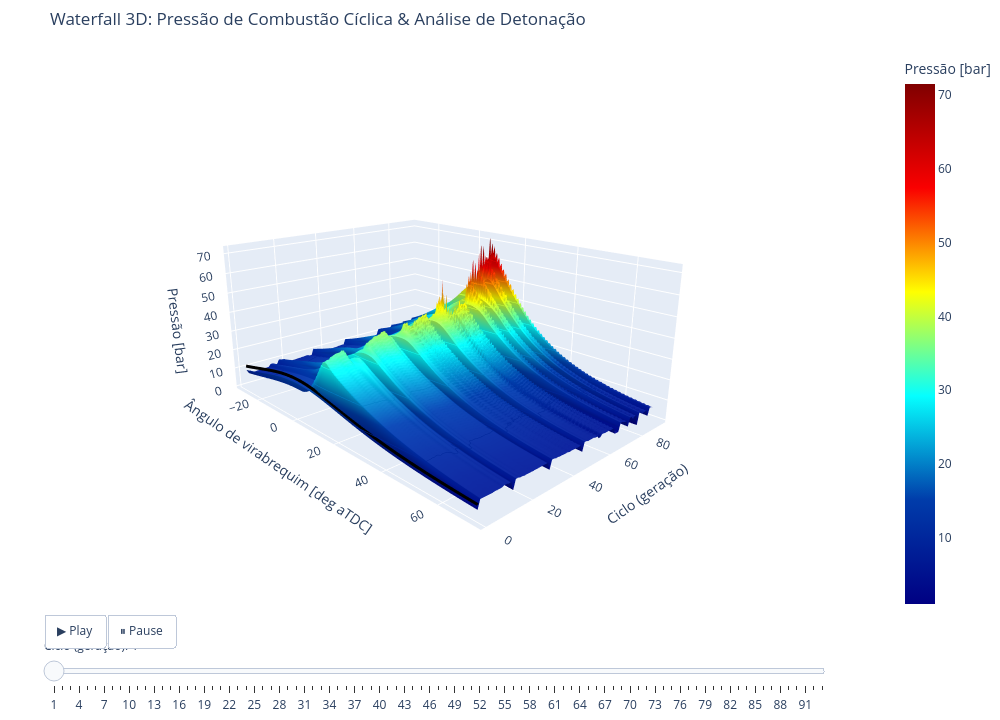

The cell this chart's notebook holds for it:
### Markdown cell above
## 1) Waterfall 3D interativo (superfície)

Gire arrastando com o mouse, dê zoom com a roda e passe o cursor para ler os valores. Os picos altos (vermelho) correspondem ao início de detonação (*knock onset*).

Agora também há um **slider** (e botão ▶ Play) que destaca, com uma **linha preta sobre a superfície**, a geração de teste selecionada — para navegar ciclo a ciclo dentro do próprio 3D.

### Code cell
# Superfície (traço 0) — fica fixa
surface = go.Surface(
    x=crank,            # eixo X = ângulo
    y=cycles,           # eixo Y = ciclo
    z=P.T,              # Z[ciclo, ângulo] -> shape (n_ciclos, n_angulos)
    colorscale='Jet',
    colorbar=dict(title='Pressão [bar]'),
    contours={"z": {"show": True, "usecolormap": True, "width": 1, "project": {"z": False}}},
    hovertemplate='Ângulo %{x:.1f}°<br>Ciclo %{y}<br>Pressão %{z:.1f} bar<extra></extra>',
)

zlift = 0.03 * np.nanmax(P)   # pequena elevação para a linha "flutuar" sobre a superfície

def highlight_line(j):
    """Linha 3D destacando o ciclo j (índice 0-based)."""
    return go.Scatter3d(
        x=crank,
        y=np.full(crank.shape, cycles[j]),
        z=P[:, j] + zlift,
        mode='lines',
        line=dict(color='black', width=6),
        name='Ciclo selecionado',
        hovertemplate=f'Ciclo {cycles[j]}<br>Ângulo %{{x:.1f}}°<br>Pressão %{{z:.1f}} bar<extra></extra>',
    )

fig3d = go.Figure(data=[surface, highlight_line(0)])

# Um frame por ciclo: atualiza só a linha destacada (traço 1)
fig3d.frames = [
    go.Frame(name=str(c), traces=[1], data=[highlight_line(j)])
    for j, c in enumerate(cycles)
]

steps = [dict(method='animate', label=str(c),
              args=[[str(c)], dict(mode='immediate',
                                   frame=dict(duration=0, redraw=True),
                                   transition=dict(duration=0))])
         for c in cycles]

fig3d.update_layout(
    title='Waterfall 3D: Pressão de Combustão Cíclica & Análise de Detonação',
    scene=dict(
        xaxis_title='Ângulo de virabrequim [deg aTDC]',
        yaxis_title='Ciclo (geração)',
        zaxis_title='Pressão [bar]',
        camera=dict(eye=dict(x=1.8, y=-1.7, z=0.8)),
        aspectratio=dict(x=1.4, y=1.0, z=0.6),
    ),
    width=1000, height=720, margin=dict(l=0, r=0, t=50, b=0),
    sliders=[dict(active=0, currentvalue=dict(prefix='Ciclo (geração): '),
                  pad=dict(t=20, b=10), len=0.9, x=0.05, steps=steps)],
    updatemenus=[dict(type='buttons', direction='left', showactive=False,
                      x=0.05, y=0, xanchor='left', yanchor='top',
                      buttons=[
                          dict(label='▶ Play', method='animate',
                               args=[None, dict(frame=dict(duration=150, redraw=True),
                                                fromcurrent=True, transition=dict(duration=0))]),
                          dict(label='⏸ Pause', method='animate',
                               args=[[None], dict(mode='immediate',
                                                  frame=dict(duration=0, redraw=True))]),
                      ])],
)
# Gire/zoom com o mouse; use o slider ou ▶ Play para destacar cada geração.
fig3d.show()

### Figure 1 — Plotly figure (JSON) as saved in the notebook; plotly's stock layout.template omitted (floating-point values rounded to 4 significant figures; data arrays with more than 128 entries replaced by an {"elided": "..."} marker saying what was removed)
{"data": [{"colorbar": {"title": {"text": "Pressão [bar]"}}, "colorscale": [[0.0, "rgb(0,0,131)"], [0.2, "rgb(0,60,170)"], [0.4, "rgb(5,255,255)"], [0.6, "rgb(255,255,0)"], [0.8, "rgb(250,0,0)"], [1.0, "rgb(128,0,0)"]], "contours": {"z": {"project": {"z": false}, "show": true, "usecolormap": true, "width": 1}}, "hovertemplate": "Ângulo %{x:.1f}°<br>Ciclo %{y}<br>Pressão %{z:.1f} bar<extra></extra>", "type": "surface", "x": {"elided": "501 float values"}, "y": [1, 2, 3, 4, 5, 6, 7, 8, 9, 10, 11, 12, 13, 14, 15, 16, 17, 18, 19, 20, 21, 22, 23, 24, 25, 26, 27, 28, 29, 30, 31, 32, 33, 34, 35, 36, 37, 38, 39, 40, 41, 42, 43, 44, 45, 46, 47, 48, 49, 50, 51, 52, 53, 54, 55, 56, 57, 58, 59, 60, 61, 62, 63, 64, 65, 66, 67, 68, 69, 70, 71, 72, 73, 74, 75, 76, 77, 78, 79, 80, 81, 82, 83, 84, 85, 86, 87, 88, 89, 90, 91, 92, 93], "z": {"elided": "93x501 float values"}}, {"hovertemplate": "Ciclo 1<br>Ângulo %{x:.1f}°<br>Pressão %{z:.1f} bar<extra></extra>", "line": {"color": "black", "width": 6}, "mode": "lines", "name": "Ciclo selecionado", "type": "scatter3d", "x": {"elided": "501 float values"}, "y": {"elided": "501 int values"}, "z": {"elided": "501 float values"}}], "layout": {"height": 720, "margin": {"b": 0, "l": 0, "r": 0, "t": 50}, "scene": {"aspectratio": {"x": 1.4, "y": 1.0, "z": 0.6}, "camera": {"eye": {"x": 1.8, "y": -1.7, "z": 0.8}}, "xaxis": {"title": {"text": "Ângulo de virabrequim [deg aTDC]"}}, "yaxis": {"title": {"text": "Ciclo (geração)"}}, "zaxis": {"title": {"text": "Pressão [bar]"}}}, "sliders": [{"active": 0, "currentvalue": {"prefix": "Ciclo (geração): "}, "len": 0.9, "pad": {"b": 10, "t": 20}, "steps": [{"args": [["1"], {"frame": {"duration": 0, "redraw": true}, "mode": "immediate", "transition": {"duration": 0}}], "label": "1", "method": "animate"}, {"args": [["2"], {"frame": {"duration": 0, "redraw": true}, "mode": "immediate", "transition": {"duration": 0}}], "label": "2", "method": "animate"}, {"args": [["3"], {"frame": {"duration": 0, "redraw": true}, "mode": "immediate", "transition": {"duration": 0}}], "label": "3", "method": "animate"}, {"args": [["4"], {"frame": {"duration": 0, "redraw": true}, "mode": "immediate", "transition": {"duration": 0}}], "label": "4", "method": "animate"}, {"args": [["5"], {"frame": {"duration": 0, "redraw": true}, "mode": "immediate", "transition": {"duration": 0}}], "label": "5", "method": "animate"}, {"args": [["6"], {"frame": {"duration": 0, "redraw": true}, "mode": "immediate", "transition": {"duration": 0}}], "label": "6", "method": "animate"}, {"args": [["7"], {"frame": {"duration": 0, "redraw": true}, "mode": "immediate", "transition": {"duration": 0}}], "label": "7", "method": "animate"}, {"args": [["8"], {"frame": {"duration": 0, "redraw": true}, "mode": "immediate", "transition": {"duration": 0}}], "label": "8", "method": "animate"}, {"args": [["9"], {"frame": {"duration": 0, "redraw": true}, "mode": "immediate", "transition": {"duration": 0}}], "label": "9", "method": "animate"}, {"args": [["10"], {"frame": {"duration": 0, "redraw": true}, "mode": "immediate", "transition": {"duration": 0}}], "label": "10", "method": "animate"}, {"args": [["11"], {"frame": {"duration": 0, "redraw": true}, "mode": "immediate", "transition": {"duration": 0}}], "label": "11", "method": "animate"}, {"args": [["12"], {"frame": {"duration": 0, "redraw": true}, "mode": "immediate", "transition": {"duration": 0}}], "label": "12", "method": "animate"}, {"args": [["13"], {"frame": {"duration": 0, "redraw": true}, "mode": "immediate", "transition": {"duration": 0}}], "label": "13", "method": "animate"}, {"args": [["14"], {"frame": {"duration": 0, "redraw": true}, "mode": "immediate", "transition": {"duration": 0}}], "label": "14", "method": "animate"}, {"args": [["15"], {"frame": {"duration": 0, "redraw": true}, "mode": "immediate", "transition": {"duration": 0}}], "label": "15", "method": "animate"}, {"args": [["16"], {"frame": {"duration": 0, "redraw": true}, "mode": "immediate", "transition": {"duration": 0}}], "label": "16", "method": "animate"}, {"args": [["17"], {"frame": {"duration": 0, "redraw": true}, "mode": "immediate", "transition": {"duration": 0}}], "label": "17", "method": "animate"}, {"args": [["18"], {"frame": {"duration": 0, "redraw": true}, "mode": "immediate", "transition": {"duration": 0}}], "label": "18", "method": "animate"}, {"args": [["19"], {"frame": {"duration": 0, "redraw": true}, "mode": "immediate", "transition": {"duration": 0}}], "label": "19", "method": "animate"}, {"args": [["20"], {"frame": {"duration": 0, "redraw": true}, "mode": "immediate", "transition": {"duration": 0}}], "label": "20", "method": "animate"}, {"args": [["21"], {"frame": {"duration": 0, "redraw": true}, "mode": "immediate", "transition": {"duration": 0}}], "label": "21", "method": "animate"}, {"args": [["22"], {"frame": {"duration": 0, "redraw": true}, "mode": "immediate", "transition": {"duration": 0}}], "label": "22", "method": "animate"}, {"args": [["23"], {"frame": {"duration": 0, "redraw": true}, "mode": "immediate", "transition": {"duration": 0}}], "label": "23", "method": "animate"}, {"args": [["24"], {"frame": {"duration": 0, "redraw": true}, "mode": "immediate", "transition": {"duration": 0}}], "label": "24", "method": "animate"}, {"args": [["25"], {"frame": {"duration": 0, "redraw": true}, "mode": "immediate", "transition": {"duration": 0}}], "label": "25", "method": "animate"}, {"args": [["26"], {"frame": {"duration": 0, "redraw": true}, "mode": "immediate", "transition": {"duration": 0}}], "label": "26", "method": "animate"}, {"args": [["27"], {"frame": {"duration": 0, "redraw": true}, "mode": "immediate", "transition": {"duration": 0}}], "label": "27", "method": "animate"}, {"args": [["28"], {"frame": {"duration": 0, "redraw": true}, "mode": "immediate", "transition": {"duration": 0}}], "label": "28", "method": "animate"}, {"args": [["29"], {"frame": {"duration": 0, "redraw": true}, "mode": "immediate", "transition": {"duration": 0}}], "label": "29", "method": "animate"}, {"args": [["30"], {"frame": {"duration": 0, "redraw": true}, "mode": "immediate", "transition": {"duration": 0}}], "label": "30", "method": "animate"}, {"args": [["31"], {"frame": {"duration": 0, "redraw": true}, "mode": "immediate", "transition": {"duration": 0}}], "label": "31", "method": "animate"}, {"args": [["32"], {"frame": {"duration": 0, "redraw": true}, "mode": "immediate", "transition": {"duration": 0}}], "label": "32", "method": "animate"}, {"args": [["33"], {"frame": {"duration": 0, "redraw": true}, "mode": "immediate", "transition": {"duration": 0}}], "label": "33", "method": "animate"}, {"args": [["34"], {"frame": {"duration": 0, "redraw": true}, "mode": "immediate", "transition": {"duration": 0}}], "label": "34", "method": "animate"}, {"args": [["35"], {"frame": {"duration": 0, "redraw": true}, "mode": "immediate", "transition": {"duration": 0}}], "label": "35", "method": "animate"}, {"args": [["36"], {"frame": {"duration": 0, "redraw": true}, "mode": "immediate", "transition": {"duration": 0}}], "label": "36", "method": "animate"}, {"args": [["37"], {"frame": {"duration": 0, "redraw": true}, "mode": "immediate", "transition": {"duration": 0}}], "label": "37", "method": "animate"}, {"args": [["38"], {"frame": {"duration": 0, "redraw": true}, "mode": "immediate", "transition": {"duration": 0}}], "label": "38", "method": "animate"}, {"args": [["39"], {"frame": {"duration": 0, "redraw": true}, "mode": "immediate", "transition": {"duration": 0}}], "label": "39", "method": "animate"}, {"args": [["40"], {"frame": {"duration": 0, "redraw": true}, "mode": "immediate", "transition": {"duration": 0}}], "label": "40", "method": "animate"}, {"args": [["41"], {"frame": {"duration": 0, "redraw": true}, "mode": "immediate", "transition": {"duration": 0}}], "label": "41", "method": "animate"}, {"args": [["42"], {"frame": {"duration": 0, "redraw": true}, "mode": "immediate", "transition": {"duration": 0}}], "label": "42", "method": "animate"}, {"args": [["43"], {"frame": {"duration": 0, "redraw": true}, "mode": "immediate", "transition": {"duration": 0}}], "label": "43", "method": "animate"}, {"args": [["44"], {"frame": {"duration": 0, "redraw": true}, "mode": "immediate", "transition": {"duration": 0}}], "label": "44", "method": "animate"}, {"args": [["45"], {"frame": {"duration": 0, "redraw": true}, "mode": "immediate", "transition": {"duration": 0}}], "label": "45", "method": "animate"}, {"args": [["46"], {"frame": {"duration": 0, "redraw": true}, "mode": "immediate", "transition": {"duration": 0}}], "label": "46", "method": "animate"}, {"args": [["47"], {"frame": {"duration": 0, "redraw": true}, "mode": "immediate", "transition": {"duration": 0}}], "label": "47", "method": "animate"}, {"args": [["48"], {"frame": {"duration": 0, "redraw": true}, "mode": "immediate", "transition": {"duration": 0}}], "label": "48", "method": "animate"}, {"args": [["49"], {"frame": {"duration": 0, "redraw": true}, "mode": "immediate", "transition": {"duration": 0}}], "label": "49", "method": "animate"}, {"args": [["50"], {"frame": {"duration": 0, "redraw": true}, "mode": "immediate", "transition": {"duration": 0}}], "label": "50", "method": "animate"}, {"args": [["51"], {"frame": {"duration": 0, "redraw": true}, "mode": "immediate", "transition": {"duration": 0}}], "label": "51", "method": "animate"}, {"args": [["52"], {"frame": {"duration": 0, "redraw": true}, "mode": "immediate", "transition": {"duration": 0}}], "label": "52", "method": "animate"}, {"args": [["53"], {"frame": {"duration": 0, "redraw": true}, "mode": "immediate", "transition": {"duration": 0}}], "label": "53", "method": "animate"}, {"args": [["54"], {"frame": {"duration": 0, "redraw": true}, "mode": "immediate", "transition": {"duration": 0}}], "label": "54", "method": "animate"}, {"args": [["55"], {"frame": {"duration": 0, "redraw": true}, "mode": "immediate", "transition": {"duration": 0}}], "label": "55", "method": "animate"}, {"args": [["56"], {"frame": {"duration": 0, "redraw": true}, "mode": "immediate", "transition": {"duration": 0}}], "label": "56", "method": "animate"}, {"args": [["57"], {"frame": {"duration": 0, "redraw": true}, "mode": "immediate", "transition": {"duration": 0}}], "label": "57", "method": "animate"}, {"args": [["58"], {"frame": {"duration": 0, "redraw": true}, "mode": "immediate", "transition": {"duration": 0}}], "label": "58", "method": "animate"}, {"args": [["59"], {"frame": {"duration": 0, "redraw": true}, "mode": "immediate", "transition": {"duration": 0}}], "label": "59", "method": "animate"}, {"args": [["60"], {"frame": {"duration": 0, "redraw": true}, "mode": "immediate", "transition": {"duration": 0}}], "label": "60", "method": "animate"}, {"args": [["61"], {"frame": {"duration": 0, "redraw": true}, "mode": "immediate", "transition": {"duration": 0}}], "label": "61", "method": "animate"}, {"args": [["62"], {"frame": {"duration": 0, "redraw": true}, "mode": "immediate", "transition": {"duration": 0}}], "label": "62", "method": "animate"}, {"args": [["63"], {"frame": {"duration": 0, "redraw": true}, "mode": "immediate", "transition": {"duration": 0}}], "label": "63", "method": "animate"}, {"args": [["64"], {"frame": {"duration": 0, "redraw": true}, "mode": "immediate", "transition": {"duration": 0}}], "label": "64", "method": "animate"}, {"args": [["65"], {"frame": {"duration": 0, "redraw": true}, "mode": "immediate", "transition": {"duration": 0}}], "label": "65", "method": "animate"}, {"args": [["66"], {"frame": {"duration": 0, "redraw": true}, "mode": "immediate", "transition": {"duration": 0}}], "label": "66", "method": "animate"}, {"args": [["67"], {"frame": {"duration": 0, "redraw": true}, "mode": "immediate", "transition": {"duration": 0}}], "label": "67", "method": "animate"}, {"args": [["68"], {"frame": {"duration": 0, "redraw": true}, "mode": "immediate", "transition": {"duration": 0}}], "label": "68", "method": "animate"}, {"args": [["69"], {"frame": {"duration": 0, "redraw": true}, "mode": "immediate", "transition": {"duration": 0}}], "label": "69", "method": "animate"}, {"args": [["70"], {"frame": {"duration": 0, "redraw": true}, "mode": "immediate", "transition": {"duration": 0}}], "label": "70", "method": "animate"}, {"args": [["71"], {"frame": {"duration": 0, "redraw": true}, "mode": "immediate", "transition": {"duration": 0}}], "label": "71", "method": "animate"}, {"args": [["72"], {"frame": {"duration": 0, "redraw": true}, "mode": "immediate", "transition": {"duration": 0}}], "label": "72", "method": "animate"}, {"args": [["73"], {"frame": {"duration": 0, "redraw": true}, "mode": "immediate", "transition": {"duration": 0}}], "label": "73", "method": "animate"}, {"args": [["74"], {"frame": {"duration": 0, "redraw": true}, "mode": "immediate", "transition": {"duration": 0}}], "label": "74", "method": "animate"}, {"args": [["75"], {"frame": {"duration": 0, "redraw": true}, "mode": "immediate", "transition": {"duration": 0}}], "label": "75", "method": "animate"}, {"args": [["76"], {"frame": {"duration": 0, "redraw": true}, "mode": "immediate", "transition": {"duration": 0}}], "label": "76", "method": "animate"}, {"args": [["77"], {"frame": {"duration": 0, "redraw": true}, "mode": "immediate", "transition": {"duration": 0}}], "label": "77", "method": "animate"}, {"args": [["78"], {"frame": {"duration": 0, "redraw": true}, "mode": "immediate", "transition": {"duration": 0}}], "label": "78", "method": "animate"}, {"args": [["79"], {"frame": {"duration": 0, "redraw": true}, "mode": "immediate", "transition": {"duration": 0}}], "label": "79", "method": "animate"}, {"args": [["80"], {"frame": {"duration": 0, "redraw": true}, "mode": "immediate", "transition": {"duration": 0}}], "label": "80", "method": "animate"}, {"args": [["81"], {"frame": {"duration": 0, "redraw": true}, "mode": "immediate", "transition": {"duration": 0}}], "label": "81", "method": "animate"}, {"args": [["82"], {"frame": {"duration": 0, "redraw": true}, "mode": "immediate", "transition": {"duration": 0}}], "label": "82", "method": "animate"}, {"args": [["83"], {"frame": {"duration": 0, "redraw": true}, "mode": "immediate", "transition": {"duration": 0}}], "label": "83", "method": "animate"}, {"args": [["84"], {"frame": {"duration": 0, "redraw": true}, "mode": "immediate", "transition": {"duration": 0}}], "label": "84", "method": "animate"}, {"args": [["85"], {"frame": {"duration": 0, "redraw": true}, "mode": "immediate", "transition": {"duration": 0}}], "label": "85", "method": "animate"}, {"args": [["86"], {"frame": {"duration": 0, "redraw": true}, "mode": "immediate", "transition": {"duration": 0}}], "label": "86", "method": "animate"}, {"args": [["87"], {"frame": {"duration": 0, "redraw": true}, "mode": "immediate", "transition": {"duration": 0}}], "label": "87", "method": "animate"}, {"args": [["88"], {"frame": {"duration": 0, "redraw": true}, "mode": "immediate", "transition": {"duration": 0}}], "label": "88", "method": "animate"}, {"args": [["89"], {"frame": {"duration": 0, "redraw": true}, "mode": "immediate", "transition": {"duration": 0}}], "label": "89", "method": "animate"}, {"args": [["90"], {"frame": {"duration": 0, "redraw": true}, "mode": "immediate", "transition": {"duration": 0}}], "label": "90", "method": "animate"}, {"args": [["91"], {"frame": {"duration": 0, "redraw": true}, "mode": "immediate", "transition": {"duration": 0}}], "label": "91", "method": "animate"}, {"args": [["92"], {"frame": {"duration": 0, "redraw": true}, "mode": "immediate", "transition": {"duration": 0}}], "label": "92", "method": "animate"}, {"args": [["93"], {"frame": {"duration": 0, "redraw": true}, "mode": "immediate", "transition": {"duration": 0}}], "label": "93", "method": "animate"}], "x": 0.05}], "title": {"text": "Waterfall 3D: Pressão de Combustão Cíclica & Análise de Detonação"}, "updatemenus": [{"buttons": [{"args": [null, {"frame": {"duration": 150, "redraw": true}, "fromcurrent": true, "transition": {"duration": 0}}], "label": "▶ Play", "method": "animate"}, {"args": [[null], {"frame": {"duration": 0, "redraw": true}, "mode": "immediate"}], "label": "⏸ Pause", "method": "animate"}], "direction": "left", "showactive": false, "type": "buttons", "x": 0.05, "xanchor": "left", "y": 0, "yanchor": "top"}], "width": 1000}}
